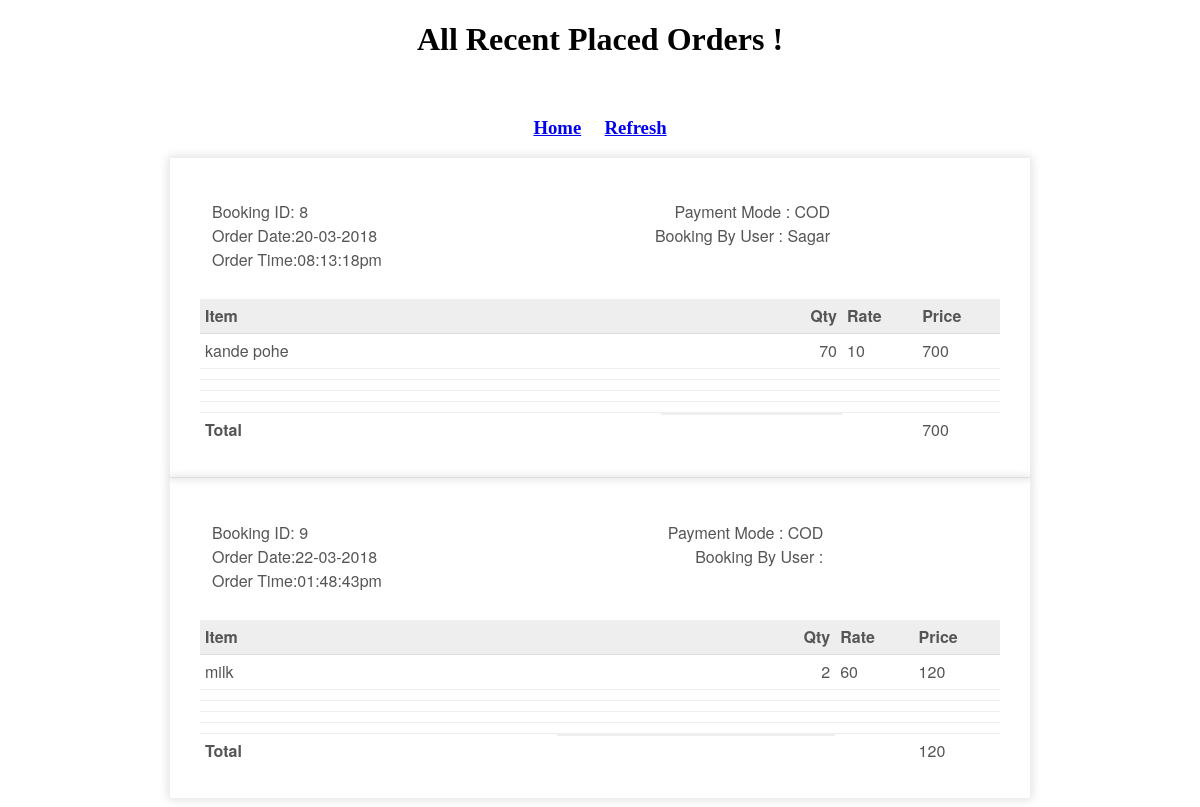
Page /cheforders.php (signed in) on the committed database.
### tables this page shows
CREATE TABLE `booking` (
  `status` varchar(100) NOT NULL DEFAULT 'order placed',
  `fn1` varchar(100) NOT NULL,
  `fn2` varchar(100) NOT NULL,
  `fn3` varchar(100) NOT NULL,
  `fn4` varchar(100) NOT NULL,
  `fn5` varchar(100) NOT NULL,
  `qt1` varchar(100) NOT NULL,
  `qt2` varchar(100) NOT NULL,
  `qt3` varchar(100) NOT NULL,
  `qt4` varchar(100) NOT NULL,
  `qt5` varchar(100) NOT NULL,
  `am1` varchar(100) NOT NULL,
  `am2` varchar(100) NOT NULL,
  `am3` varchar(100) NOT NULL,
  `am4` varchar(100) NOT NULL,
  `am5` varchar(100) NOT NULL,
  `rt1` varchar(100) NOT NULL,
  `rt2` varchar(100) NOT NULL,
  `rt3` varchar(100) NOT NULL,
  `rt4` varchar(100) NOT NULL,
  `rt5` varchar(100) NOT NULL,
  `total` varchar(100) NOT NULL,
  `pay` varchar(100) NOT NULL,
  `uid` varchar(100) NOT NULL,
  `date` varchar(100) NOT NULL,
  `time` varchar(100) NOT NULL,
  `bid` int(100) NOT NULL
);

### cheforders.php (the view, shortened to what this page needs)
<?php
if (isset($_SESSION['chef_loggedin']) && $_SESSION['chef_loggedin'] == true) {
    ?>
<!doctype html>
<html>
<head>
</head>
<body>
<center><h1>All Recent Placed Orders !</h1> <br>
<h3><a href="chefhome.php">Home</a> &nbsp;&nbsp;&nbsp; <a href="cheforders.php">Refresh</a></h3>
 </center>
    <?php
$x="order placed";
    include('db/dbh.php') ;
					  $sql="SELECT * FROM booking WHERE status='".$x."';";
					  $res=mysqli_query($conn,$sql);
					  while($row=mysqli_fetch_assoc($res)){
                        ?>
    <div class="invoice-box">
        <table cellpadding="0" cellspacing="0">
            <tr class="top">
                <td colspan="2">
                    <table>
                        <tr>
                            <td>
                                Booking ID: <?php echo $row["bid"]; ?><br>
                               Order Date:<?php echo $row["date"]; ?><br>
                               Order Time:<?php echo $row["time"]; ?>
                            </td>
                            <td>
                                Payment Mode : <?php echo $row["pay"]; ?><br>
                                 Booking By User : <?php echo $row["uid"]; ?>
                            </td>
                        </tr>
                    </table>
                </td>
            </tr>
            <tr class="heading">
                <td>
                    Item
                </td>
                <td>
                    Qty
                </td>
                <td>
                    Rate
                </td>
                <td>
                    Price
                </td>
            </tr>
            <tr class="item">
                <td>
                   <?php echo $row["fn1"]; ?>
                </td>
                <td>
                    <?php echo $row["qt1"]; ?>
                </td>
                <td>
                    <?php echo $row["rt1"]; ?>
                </td>
                <td>
                    <?php echo $row["am1"]; ?>
                </td>
            </tr>
            <tr class="item">
                <td>
                </td>
                <td>
                </td>
                <td>
                </td>
                <td>
                </td>
            </tr>
            <tr class="item">
                <td>
                </td>
                <td>
                </td>
                <td>
                </td>
                <td>
                </td>
            </tr>
            <tr class="item">
                <td>
                </td>
                <td>
                </td>
                <td>
                </td>
                <td>
                </td>
            </tr>
            <tr class="item">
                <td>
                </td>
                <td>
                </td>
                <td>
                </td>
                <td>
                </td>
            </tr>
            <tr class="total">
                <td><b>Total</b>
                </td><td>
                </td><td>
                </td>
                <td>
                <?php echo $row["total"]; ?>
                </td>
            </tr>
        </table>
    </div>
<?php
}
?>
</body>
</html>
<?php
}
?>

### cheforders.php (style rules this page uses)
.invoice-box { max-width:800px; margin:auto; padding:30px; border:1px solid #eee; box-shadow:0 0 10px rgba(0, 0, 0, .15); font-size:16px; line-height:24px; font-family:'Helvetica Neue', 'Helvetica', Helvetica, Arial, sans-serif; color:#555; }
.invoice-box table { width:100%; line-height:inherit; text-align:left; }
.invoice-box table td { padding:5px; vertical-align:top; }
.invoice-box table tr td:nth-child(2) { text-align:right; }
.invoice-box table tr.top table td { padding-bottom:20px; }
.invoice-box table tr.heading td { background:#eee; border-bottom:1px solid #ddd; font-weight:bold; }
.invoice-box table tr.item td { border-bottom:1px solid #eee; }
.invoice-box table tr.total td:nth-child(2) { border-top:2px solid #eee; font-weight:bold; }

### rows in the picture
booking: bid "8", date "20-03-2018", time "08:13:18pm", pay "COD", uid "Sagar", fn1 "kande pohe", qt1 "70", rt1 "10", am1 "700", total "700"
booking: bid "9", date "22-03-2018", time "01:48:43pm", pay "COD", fn1 "milk", qt1 "2", rt1 "60", am1 "120", total "120"
